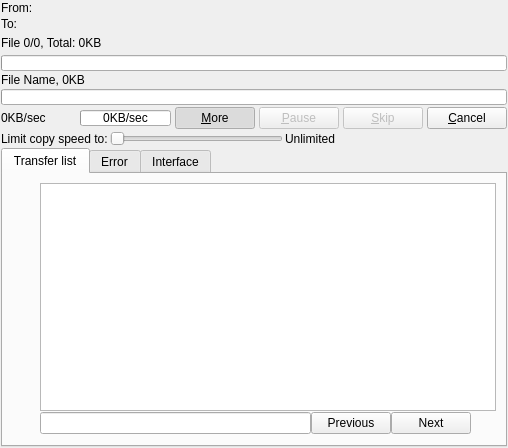
<?xml version="1.0" encoding="UTF-8"?>
<ui version="4.0">
 <class>interfaceCopy</class>
 <widget class="QWidget" name="interfaceCopy">
  <property name="geometry">
   <rect>
    <x>0</x>
    <y>0</y>
    <width>508</width>
    <height>448</height>
   </rect>
  </property>
  <property name="windowTitle">
   <string notr="true">Supercopier</string>
  </property>
  <property name="windowIcon">
   <iconset resource="interfaceResources.qrc">
    <normaloff>:/Themes/Supercopier/resources/main.png</normaloff>:/Themes/Supercopier/resources/main.png</iconset>
  </property>
  <layout class="QVBoxLayout">
   <property name="spacing">
    <number>2</number>
   </property>
   <property name="margin">
    <number>1</number>
   </property>
   <item>
    <layout class="QHBoxLayout">
     <property name="spacing">
      <number>2</number>
     </property>
     <item>
      <widget class="QLabel" name="from_label">
       <property name="text">
        <string>From:</string>
       </property>
      </widget>
     </item>
     <item>
      <widget class="QLabel" name="from">
       <property name="sizePolicy">
        <sizepolicy hsizetype="Expanding" vsizetype="Preferred">
         <horstretch>0</horstretch>
         <verstretch>0</verstretch>
        </sizepolicy>
       </property>
       <property name="text">
        <string/>
       </property>
       <property name="textFormat">
        <enum>Qt::PlainText</enum>
       </property>
      </widget>
     </item>
     <item>
      <widget class="QLabel" name="ad_ultimate">
       <property name="openExternalLinks">
        <bool>true</bool>
       </property>
      </widget>
     </item>
    </layout>
   </item>
   <item>
    <layout class="QHBoxLayout">
     <property name="spacing">
      <number>5</number>
     </property>
     <item>
      <widget class="QLabel" name="to_label">
       <property name="text">
        <string>To:</string>
       </property>
      </widget>
     </item>
     <item>
      <widget class="QLabel" name="to">
       <property name="sizePolicy">
        <sizepolicy hsizetype="Expanding" vsizetype="Preferred">
         <horstretch>0</horstretch>
         <verstretch>0</verstretch>
        </sizepolicy>
       </property>
       <property name="text">
        <string/>
       </property>
       <property name="textFormat">
        <enum>Qt::PlainText</enum>
       </property>
      </widget>
     </item>
    </layout>
   </item>
   <item>
    <layout class="QHBoxLayout" name="horizontalLayout_4">
     <item>
      <widget class="QLabel" name="overall">
       <property name="text">
        <string notr="true">File 0/0, Total: 0KB</string>
       </property>
       <property name="textFormat">
        <enum>Qt::PlainText</enum>
       </property>
      </widget>
     </item>
     <item>
      <widget class="QLabel" name="labelTimeRemaining">
       <property name="textFormat">
        <enum>Qt::RichText</enum>
       </property>
       <property name="alignment">
        <set>Qt::AlignRight|Qt::AlignTrailing|Qt::AlignVCenter</set>
       </property>
      </widget>
     </item>
     <item>
      <widget class="QToolButton" name="shutdown">
       <property name="maximumSize">
        <size>
         <width>20</width>
         <height>20</height>
        </size>
       </property>
       <property name="toolTip">
        <string>Close at the end of the transfers</string>
       </property>
       <property name="icon">
        <iconset resource="interfaceResources.qrc">
         <normaloff>:/Themes/Supercopier/resources/SystemTrayIcon/exit.png</normaloff>:/Themes/Supercopier/resources/SystemTrayIcon/exit.png</iconset>
       </property>
       <property name="checkable">
        <bool>true</bool>
       </property>
       <property name="autoRaise">
        <bool>true</bool>
       </property>
      </widget>
     </item>
    </layout>
   </item>
   <item>
    <widget class="QProgressBar" name="progressBar_all">
     <property name="maximumSize">
      <size>
       <width>16777215</width>
       <height>16</height>
      </size>
     </property>
     <property name="maximum">
      <number>65535</number>
     </property>
    </widget>
   </item>
   <item>
    <widget class="QLabel" name="current_file">
     <property name="text">
      <string notr="true">File Name, 0KB</string>
     </property>
     <property name="textFormat">
      <enum>Qt::PlainText</enum>
     </property>
    </widget>
   </item>
   <item>
    <widget class="QProgressBar" name="progressBar_file">
     <property name="maximumSize">
      <size>
       <width>16777215</width>
       <height>16</height>
      </size>
     </property>
     <property name="maximum">
      <number>65535</number>
     </property>
    </widget>
   </item>
   <item>
    <layout class="QHBoxLayout">
     <property name="spacing">
      <number>4</number>
     </property>
     <item>
      <widget class="QLabel" name="currentSpeed">
       <property name="sizePolicy">
        <sizepolicy hsizetype="Expanding" vsizetype="Preferred">
         <horstretch>0</horstretch>
         <verstretch>0</verstretch>
        </sizepolicy>
       </property>
       <property name="minimumSize">
        <size>
         <width>60</width>
         <height>0</height>
        </size>
       </property>
       <property name="text">
        <string notr="true">0KB/sec</string>
       </property>
      </widget>
     </item>
     <item>
      <widget class="QProgressBar" name="progressBarCurrentSpeed">
       <property name="maximumSize">
        <size>
         <width>16777215</width>
         <height>16</height>
        </size>
       </property>
       <property name="maximum">
        <number>1</number>
       </property>
       <property name="value">
        <number>0</number>
       </property>
       <property name="format">
        <string notr="true">0KB/sec</string>
       </property>
      </widget>
     </item>
     <item>
      <widget class="QPushButton" name="moreButton">
       <property name="text">
        <string>&amp;More</string>
       </property>
       <property name="icon">
        <iconset resource="interfaceResources.qrc">
         <normaloff>:/Themes/Supercopier/resources/moveDown.png</normaloff>:/Themes/Supercopier/resources/moveDown.png</iconset>
       </property>
       <property name="checkable">
        <bool>true</bool>
       </property>
       <property name="checked">
        <bool>true</bool>
       </property>
      </widget>
     </item>
     <item>
      <widget class="QPushButton" name="pauseButton">
       <property name="enabled">
        <bool>false</bool>
       </property>
       <property name="text">
        <string>&amp;Pause</string>
       </property>
       <property name="icon">
        <iconset resource="interfaceResources.qrc">
         <normaloff>:/Themes/Supercopier/resources/player_pause.png</normaloff>:/Themes/Supercopier/resources/player_pause.png</iconset>
       </property>
      </widget>
     </item>
     <item>
      <widget class="QPushButton" name="skipButton">
       <property name="enabled">
        <bool>false</bool>
       </property>
       <property name="text">
        <string>&amp;Skip</string>
       </property>
       <property name="icon">
        <iconset resource="interfaceResources.qrc">
         <normaloff>:/Themes/Supercopier/resources/player_end.png</normaloff>:/Themes/Supercopier/resources/player_end.png</iconset>
       </property>
      </widget>
     </item>
     <item>
      <widget class="QPushButton" name="cancelButton">
       <property name="text">
        <string>&amp;Cancel</string>
       </property>
       <property name="icon">
        <iconset resource="interfaceResources.qrc">
         <normaloff>:/Themes/Supercopier/resources/cancel.png</normaloff>:/Themes/Supercopier/resources/cancel.png</iconset>
       </property>
      </widget>
     </item>
    </layout>
   </item>
   <item>
    <layout class="QHBoxLayout" name="limitSpeedAsMain">
     <item>
      <widget class="QLabel" name="label_Slider_speed">
       <property name="text">
        <string>Limit copy speed to:</string>
       </property>
      </widget>
     </item>
     <item>
      <widget class="QSlider" name="SliderSpeed">
       <property name="maximum">
        <number>5</number>
       </property>
       <property name="orientation">
        <enum>Qt::Horizontal</enum>
       </property>
      </widget>
     </item>
     <item>
      <widget class="QLabel" name="label_SpeedMaxValue">
       <property name="text">
        <string notr="true">Unlimited</string>
       </property>
      </widget>
     </item>
     <item>
      <spacer>
       <property name="orientation">
        <enum>Qt::Horizontal</enum>
       </property>
       <property name="sizeHint" stdset="0">
        <size>
         <width>40</width>
         <height>1</height>
        </size>
       </property>
      </spacer>
     </item>
    </layout>
   </item>
   <item>
    <widget class="QTabWidget" name="tabWidget">
     <property name="currentIndex">
      <number>0</number>
     </property>
     <widget class="QWidget" name="tab_main">
      <attribute name="title">
       <string>Transfer list</string>
      </attribute>
      <layout class="QHBoxLayout">
       <item>
        <layout class="QVBoxLayout">
         <property name="spacing">
          <number>1</number>
         </property>
         <item>
          <widget class="QToolButton" name="putOnTop">
           <property name="minimumSize">
            <size>
             <width>22</width>
             <height>22</height>
            </size>
           </property>
           <property name="maximumSize">
            <size>
             <width>22</width>
             <height>22</height>
            </size>
           </property>
           <property name="toolTip">
            <string>Move the selected items to the top</string>
           </property>
           <property name="icon">
            <iconset resource="interfaceResources.qrc">
             <normaloff>:/Themes/Supercopier/resources/putOnTop.png</normaloff>:/Themes/Supercopier/resources/putOnTop.png</iconset>
           </property>
           <property name="autoRaise">
            <bool>true</bool>
           </property>
          </widget>
         </item>
         <item>
          <widget class="QToolButton" name="pushUp">
           <property name="minimumSize">
            <size>
             <width>22</width>
             <height>22</height>
            </size>
           </property>
           <property name="maximumSize">
            <size>
             <width>22</width>
             <height>22</height>
            </size>
           </property>
           <property name="toolTip">
            <string>Move up the selected items</string>
           </property>
           <property name="icon">
            <iconset resource="interfaceResources.qrc">
             <normaloff>:/Themes/Supercopier/resources/moveUp.png</normaloff>:/Themes/Supercopier/resources/moveUp.png</iconset>
           </property>
           <property name="autoRaise">
            <bool>true</bool>
           </property>
          </widget>
         </item>
         <item>
          <widget class="QToolButton" name="pushDown">
           <property name="minimumSize">
            <size>
             <width>22</width>
             <height>22</height>
            </size>
           </property>
           <property name="maximumSize">
            <size>
             <width>22</width>
             <height>22</height>
            </size>
           </property>
           <property name="toolTip">
            <string>Move down the selected items</string>
           </property>
           <property name="icon">
            <iconset resource="interfaceResources.qrc">
             <normaloff>:/Themes/Supercopier/resources/moveDown.png</normaloff>:/Themes/Supercopier/resources/moveDown.png</iconset>
           </property>
           <property name="autoRaise">
            <bool>true</bool>
           </property>
          </widget>
         </item>
         <item>
          <widget class="QToolButton" name="putOnBottom">
           <property name="minimumSize">
            <size>
             <width>22</width>
             <height>22</height>
            </size>
           </property>
           <property name="maximumSize">
            <size>
             <width>22</width>
             <height>22</height>
            </size>
           </property>
           <property name="toolTip">
            <string>Move the selected items to the bottom</string>
           </property>
           <property name="icon">
            <iconset resource="interfaceResources.qrc">
             <normaloff>:/Themes/Supercopier/resources/putOnBottom.png</normaloff>:/Themes/Supercopier/resources/putOnBottom.png</iconset>
           </property>
           <property name="autoRaise">
            <bool>true</bool>
           </property>
          </widget>
         </item>
         <item>
          <widget class="QToolButton" name="add">
           <property name="minimumSize">
            <size>
             <width>22</width>
             <height>22</height>
            </size>
           </property>
           <property name="maximumSize">
            <size>
             <width>22</width>
             <height>22</height>
            </size>
           </property>
           <property name="toolTip">
            <string>Add file/folder</string>
           </property>
           <property name="icon">
            <iconset resource="interfaceResources.qrc">
             <normaloff>:/Themes/Supercopier/resources/add.png</normaloff>:/Themes/Supercopier/resources/add.png</iconset>
           </property>
           <property name="popupMode">
            <enum>QToolButton::InstantPopup</enum>
           </property>
           <property name="autoRaise">
            <bool>true</bool>
           </property>
          </widget>
         </item>
         <item>
          <widget class="QToolButton" name="del">
           <property name="minimumSize">
            <size>
             <width>22</width>
             <height>22</height>
            </size>
           </property>
           <property name="maximumSize">
            <size>
             <width>22</width>
             <height>22</height>
            </size>
           </property>
           <property name="toolTip">
            <string>Delete the selected items</string>
           </property>
           <property name="icon">
            <iconset resource="interfaceResources.qrc">
             <normaloff>:/Themes/Supercopier/resources/remove.png</normaloff>:/Themes/Supercopier/resources/remove.png</iconset>
           </property>
           <property name="autoRaise">
            <bool>true</bool>
           </property>
          </widget>
         </item>
         <item>
          <widget class="QToolButton" name="searchButton">
           <property name="minimumSize">
            <size>
             <width>22</width>
             <height>22</height>
            </size>
           </property>
           <property name="maximumSize">
            <size>
             <width>22</width>
             <height>22</height>
            </size>
           </property>
           <property name="toolTip">
            <string>Search</string>
           </property>
           <property name="icon">
            <iconset resource="interfaceResources.qrc">
             <normaloff>:/Themes/Supercopier/resources/search.png</normaloff>:/Themes/Supercopier/resources/search.png</iconset>
           </property>
           <property name="checkable">
            <bool>true</bool>
           </property>
           <property name="autoRaise">
            <bool>true</bool>
           </property>
          </widget>
         </item>
         <item>
          <widget class="QToolButton" name="exportTransferList">
           <property name="minimumSize">
            <size>
             <width>22</width>
             <height>22</height>
            </size>
           </property>
           <property name="maximumSize">
            <size>
             <width>22</width>
             <height>22</height>
            </size>
           </property>
           <property name="toolTip">
            <string>Export the transfer list</string>
           </property>
           <property name="icon">
            <iconset resource="interfaceResources.qrc">
             <normaloff>:/Themes/Supercopier/resources/export-transfer-list.png</normaloff>:/Themes/Supercopier/resources/export-transfer-list.png</iconset>
           </property>
           <property name="autoRaise">
            <bool>true</bool>
           </property>
          </widget>
         </item>
         <item>
          <widget class="QToolButton" name="importTransferList">
           <property name="minimumSize">
            <size>
             <width>22</width>
             <height>22</height>
            </size>
           </property>
           <property name="maximumSize">
            <size>
             <width>22</width>
             <height>22</height>
            </size>
           </property>
           <property name="toolTip">
            <string>Import the transfer list</string>
           </property>
           <property name="icon">
            <iconset resource="interfaceResources.qrc">
             <normaloff>:/Themes/Supercopier/resources/import-transfer-list.png</normaloff>:/Themes/Supercopier/resources/import-transfer-list.png</iconset>
           </property>
           <property name="autoRaise">
            <bool>true</bool>
           </property>
          </widget>
         </item>
         <item>
          <spacer>
           <property name="orientation">
            <enum>Qt::Vertical</enum>
           </property>
           <property name="sizeHint" stdset="0">
            <size>
             <width>20</width>
             <height>40</height>
            </size>
           </property>
          </spacer>
         </item>
        </layout>
       </item>
       <item>
        <layout class="QVBoxLayout" name="verticalLayout_3">
         <property name="spacing">
          <number>0</number>
         </property>
         <item>
          <widget class="QTreeView" name="TransferList">
           <property name="selectionMode">
            <enum>QAbstractItemView::ExtendedSelection</enum>
           </property>
           <property name="rootIsDecorated">
            <bool>false</bool>
           </property>
           <property name="uniformRowHeights">
            <bool>true</bool>
           </property>
          </widget>
         </item>
         <item>
          <layout class="QHBoxLayout" name="horizontalLayoutSearch">
           <property name="spacing">
            <number>0</number>
           </property>
           <item>
            <widget class="QLineEdit" name="lineEditSearch"/>
           </item>
           <item>
            <widget class="QPushButton" name="pushButtonSearchPrev">
             <property name="text">
              <string>Previous</string>
             </property>
            </widget>
           </item>
           <item>
            <widget class="QPushButton" name="pushButtonSearchNext">
             <property name="text">
              <string>Next</string>
             </property>
            </widget>
           </item>
           <item>
            <widget class="QPushButton" name="pushButtonCloseSearch">
             <property name="minimumSize">
              <size>
               <width>25</width>
               <height>25</height>
              </size>
             </property>
             <property name="maximumSize">
              <size>
               <width>25</width>
               <height>25</height>
              </size>
             </property>
             <property name="icon">
              <iconset resource="interfaceResources.qrc">
               <normaloff>:/Themes/Supercopier/resources/remove.png</normaloff>:/Themes/Supercopier/resources/remove.png</iconset>
             </property>
             <property name="flat">
              <bool>true</bool>
             </property>
            </widget>
           </item>
          </layout>
         </item>
        </layout>
       </item>
      </layout>
     </widget>
     <widget class="QWidget" name="tab_error">
      <attribute name="title">
       <string>Error</string>
      </attribute>
      <layout class="QHBoxLayout" name="horizontalLayout">
       <item>
        <layout class="QVBoxLayout" name="verticalLayout">
         <item>
          <widget class="QToolButton" name="exportErrorToTransferList">
           <property name="minimumSize">
            <size>
             <width>22</width>
             <height>22</height>
            </size>
           </property>
           <property name="maximumSize">
            <size>
             <width>22</width>
             <height>22</height>
            </size>
           </property>
           <property name="toolTip">
            <string>Export the errors into transfer list</string>
           </property>
           <property name="icon">
            <iconset resource="interfaceResources.qrc">
             <normaloff>:/Themes/Supercopier/resources/export-transfer-list.png</normaloff>:/Themes/Supercopier/resources/export-transfer-list.png</iconset>
           </property>
           <property name="autoRaise">
            <bool>true</bool>
           </property>
          </widget>
         </item>
         <item>
          <spacer name="verticalSpacer">
           <property name="orientation">
            <enum>Qt::Vertical</enum>
           </property>
           <property name="sizeHint" stdset="0">
            <size>
             <width>20</width>
             <height>40</height>
            </size>
           </property>
          </spacer>
         </item>
        </layout>
       </item>
       <item>
        <widget class="QTreeWidget" name="errorList">
         <property name="selectionMode">
          <enum>QAbstractItemView::NoSelection</enum>
         </property>
         <property name="rootIsDecorated">
          <bool>false</bool>
         </property>
         <property name="uniformRowHeights">
          <bool>true</bool>
         </property>
         <column>
          <property name="text">
           <string>Source</string>
          </property>
         </column>
         <column>
          <property name="text">
           <string>Destination</string>
          </property>
         </column>
         <column>
          <property name="text">
           <string>Error</string>
          </property>
         </column>
        </widget>
       </item>
      </layout>
     </widget>
     <widget class="QWidget" name="tab_interface">
      <attribute name="title">
       <string>Interface</string>
      </attribute>
      <layout class="QHBoxLayout" name="horizontalLayout_2">
       <property name="spacing">
        <number>0</number>
       </property>
       <property name="margin">
        <number>0</number>
       </property>
       <item>
        <widget class="QScrollArea" name="optionsTab">
         <property name="widgetResizable">
          <bool>true</bool>
         </property>
         <widget class="QWidget" name="scrollAreaWidgetContents">
          <property name="geometry">
           <rect>
            <x>0</x>
            <y>0</y>
            <width>492</width>
            <height>243</height>
           </rect>
          </property>
         </widget>
        </widget>
       </item>
      </layout>
     </widget>
    </widget>
   </item>
  </layout>
  <action name="actionAddFile">
   <property name="icon">
    <iconset resource="interfaceResources.qrc">
     <normaloff>:/Themes/Supercopier/resources/add.png</normaloff>:/Themes/Supercopier/resources/add.png</iconset>
   </property>
   <property name="text">
    <string>Add file</string>
   </property>
  </action>
  <action name="actionAddFolder">
   <property name="icon">
    <iconset resource="interfaceResources.qrc">
     <normaloff>:/Themes/Supercopier/resources/add.png</normaloff>:/Themes/Supercopier/resources/add.png</iconset>
   </property>
   <property name="text">
    <string>Add folder</string>
   </property>
  </action>
  <action name="actionAddFileToMove">
   <property name="icon">
    <iconset resource="interfaceResources.qrc">
     <normaloff>:/Themes/Supercopier/resources/add.png</normaloff>:/Themes/Supercopier/resources/add.png</iconset>
   </property>
   <property name="text">
    <string>Move file(s)</string>
   </property>
  </action>
  <action name="actionAddFolderToMove">
   <property name="icon">
    <iconset resource="interfaceResources.qrc">
     <normaloff>:/Themes/Supercopier/resources/add.png</normaloff>:/Themes/Supercopier/resources/add.png</iconset>
   </property>
   <property name="text">
    <string>Move folder</string>
   </property>
  </action>
  <action name="actionAddFileToCopy">
   <property name="icon">
    <iconset resource="interfaceResources.qrc">
     <normaloff>:/Themes/Supercopier/resources/add.png</normaloff>:/Themes/Supercopier/resources/add.png</iconset>
   </property>
   <property name="text">
    <string>Copy file(s)</string>
   </property>
  </action>
  <action name="actionAddFolderToCopy">
   <property name="icon">
    <iconset resource="interfaceResources.qrc">
     <normaloff>:/Themes/Supercopier/resources/add.png</normaloff>:/Themes/Supercopier/resources/add.png</iconset>
   </property>
   <property name="text">
    <string>Copy folder</string>
   </property>
  </action>
 </widget>
 <resources>
  <include location="interfaceResources.qrc"/>
 </resources>
 <connections>
  <connection>
   <sender>moreButton</sender>
   <signal>toggled(bool)</signal>
   <receiver>tabWidget</receiver>
   <slot>setVisible(bool)</slot>
   <hints>
    <hint type="sourcelabel">
     <x>218</x>
     <y>144</y>
    </hint>
    <hint type="destinationlabel">
     <x>149</x>
     <y>305</y>
    </hint>
   </hints>
  </connection>
 </connections>
</ui>
